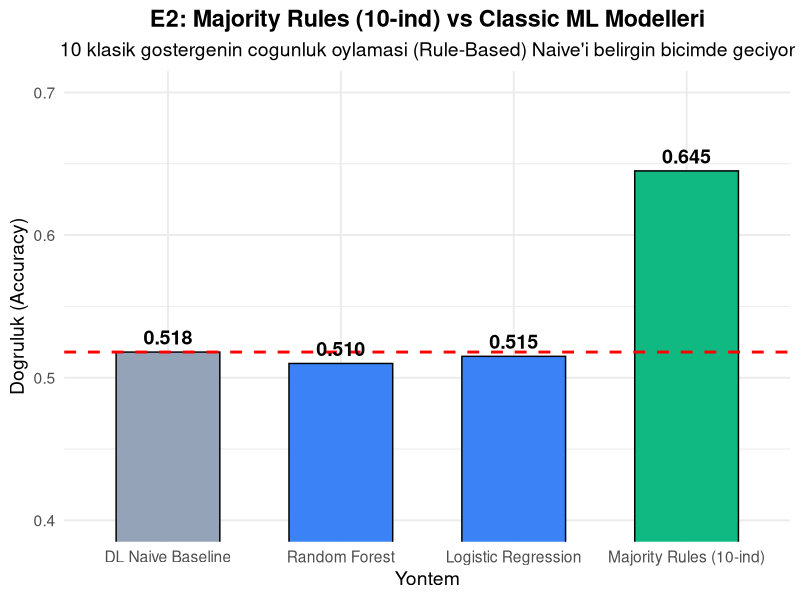
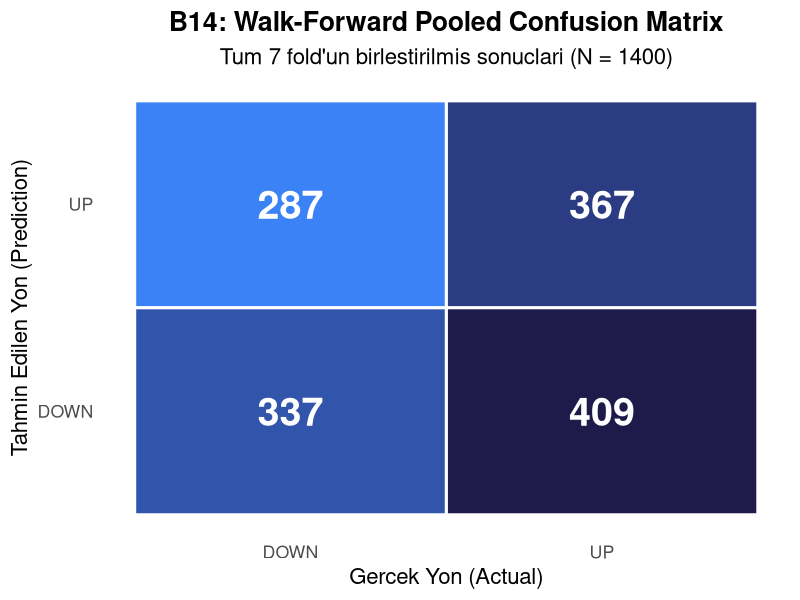

Generate these figures, in order, with R:
# 08_faz2_visuals.R
# Faz 2 ek deneyleri (E2, B14) icin gorsel uretimi

suppressPackageStartupMessages(library(ggplot2))
suppressPackageStartupMessages(library(dplyr))
suppressPackageStartupMessages(library(tidyr))

cat("Faz 2 gorselleri uretiliyor...\n")

WORKDIR <- "C:/Users/Kurt/Desktop/Proje/00_Tubitak"
OUTDIR <- file.path(WORKDIR, "Gorseller")
setwd(WORKDIR)

# --- 1. Majority Voting vs Classic ML (E2) ---
# Verileri manuel aliyoruz (daha onceden hesaplanan E2 ve I.16 sonuclari)
df_e2 <- data.frame(
  Method = c("DL Naive Baseline", "Random Forest", "Logistic Regression", "Majority Rules (10-ind)"),
  Accuracy = c(0.518, 0.510, 0.515, 0.645),
  Type = c("Baseline", "Classic ML", "Classic ML", "Rule-Based Voting")
)

df_e2$Method <- factor(df_e2$Method, levels = c("DL Naive Baseline", "Random Forest", "Logistic Regression", "Majority Rules (10-ind)"))

p1 <- ggplot(df_e2, aes(x = Method, y = Accuracy, fill = Type)) +
  geom_bar(stat = "identity", width = 0.6, color="black") +
  geom_hline(yintercept = 0.518, linetype = "dashed", color = "red", size=1) +
  geom_text(aes(label = sprintf("%.3f", Accuracy)), vjust = -0.5, size=5, fontface="bold") +
  scale_fill_manual(values = c("Baseline" = "#94a3b8", "Classic ML" = "#3b82f6", "Rule-Based Voting" = "#10b981")) +
  theme_minimal(base_size = 14) +
  labs(title = "E2: Majority Rules (10-ind) vs Classic ML Modelleri",
       subtitle = "10 klasik gostergenin cogunluk oylamasi (Rule-Based) Naive'i belirgin bicimde geciyor",
       x = "Yontem", y = "Dogruluk (Accuracy)") +
  theme(legend.position = "none",
        plot.title = element_text(face="bold", hjust=0.5),
        plot.subtitle = element_text(hjust=0.5)) +
  coord_cartesian(ylim=c(0.4, 0.7))

ggsave(file.path(OUTDIR, "19_Majority_Voting_vs_ML.png"), p1, width = 9, height = 6, dpi = 300)
cat("[OK] 19_Majority_Voting_vs_ML.png\n")

# --- 2. Pooled Confusion Matrix (B14) ---
# TP: 367, FP: 287, TN: 337, FN: 409
cm_df <- data.frame(
  Prediction = factor(c("UP", "UP", "DOWN", "DOWN"), levels=c("DOWN", "UP")),
  Actual = factor(c("UP", "DOWN", "UP", "DOWN"), levels=c("DOWN", "UP")),
  Freq = c(367, 287, 409, 337)
)

p2 <- ggplot(cm_df, aes(x = Actual, y = Prediction, fill = Freq)) +
  geom_tile(color = "white", size=1) +
  geom_text(aes(label = Freq), size = 10, color = "white", fontface="bold") +
  scale_fill_gradient(low = "#3b82f6", high = "#1e1b4b") +
  theme_minimal(base_size = 16) +
  labs(title = "B14: Walk-Forward Pooled Confusion Matrix",
       subtitle = "Tum 7 fold'un birlestirilmis sonuclari (N = 1400)",
       x = "Gercek Yon (Actual)", y = "Tahmin Edilen Yon (Prediction)") +
  theme(legend.position = "none",
        plot.title = element_text(face="bold", hjust=0.5),
        plot.subtitle = element_text(hjust=0.5),
        panel.grid = element_blank())

ggsave(file.path(OUTDIR, "20_Pooled_Confusion_Matrix.png"), p2, width = 7, height = 6, dpi = 300)
cat("[OK] 20_Pooled_Confusion_Matrix.png\n")

cat("Tum gorseller basariyla uretildi.\n")
